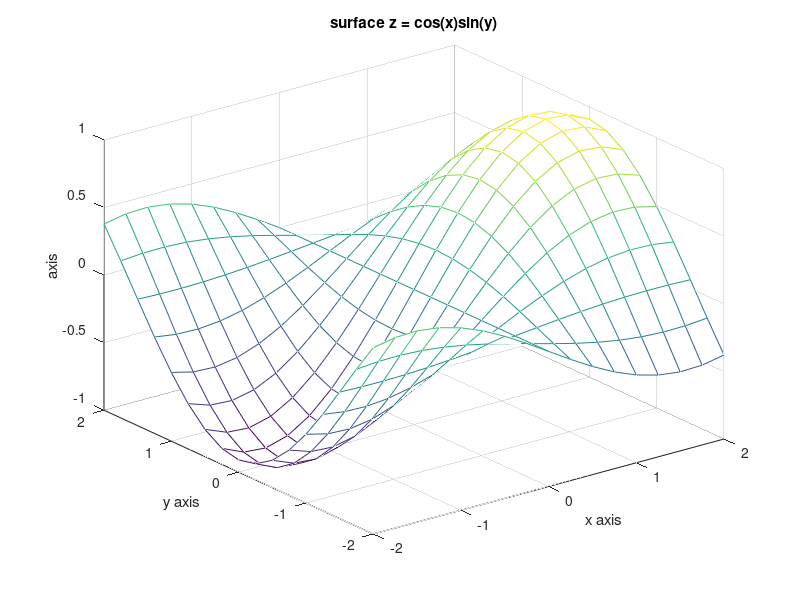

This chart was generated by the following MATLAB code: (Note: this script raises an error after producing the figure.)
close all
clear

kernel = 'gaussian';

x = -2:0.25:2; 
y = -2:0.25:2;
z = cos(x)'*sin(y);

mesh(x,y,z)
xlabel('x axis'); ylabel('y axis'); zlabel(' axis');
title('surface z = cos(x)sin(y)');

[x_vec, y_vec] = meshgrid(x', y');
x_length = length(x);
y_length = length(y);
x_vec = reshape(x_vec, [], 1);
y_vec = reshape(y_vec, [], 1);
z_vec = reshape(z, [], 1);

z_svm = my_fitrsvm([x_vec, y_vec], z_vec, kernel);
z_svm = reshape(z_svm, x_length, y_length);
err_svm = immse(z, z_svm)

z_krig = my_fitrkrig([x_vec, y_vec], z_vec);
z_krig = reshape(z_krig, x_length, y_length);
err_krig = immse(z, z_krig)

figure
mesh(x,y,z_svm)
xlabel('x axis'); ylabel('y axis'); zlabel(' axis');
title('SVM fitting surface z = cos(x)sin(y)');

figure
mesh(x,y,z_krig)
xlabel('x axis'); ylabel('y axis'); zlabel(' axis');
title('Krig fitting surface z = cos(x)sin(y)');
